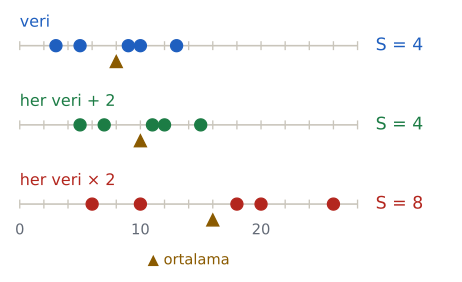

Recreate this plot in Python.
import sys; sys.path.insert(0, "tools")
from cizim import *

# Aynı veri: olduğu gibi, her veriye +2, her veri ×2. Ortalama işaretli.
SATIRLAR = [("veri", [3, 5, 9, 10, 13], MAVI, "S = 4"),
            ("her veri + 2", [5, 7, 11, 12, 15], YESIL, "S = 4"),
            ("her veri × 2", [6, 10, 18, 20, 26], KIRMIZI, "S = 8")]
fig, ax = sekil(6, 3.6)
ax.set_xlim(-1, 36); ax.set_ylim(-0.6, 3.6); ax.axis("off")
for i, (ad, veri, renk, s) in enumerate(SATIRLAR):
    y = 3 - 1.25 * i
    ax.hlines(y, 0, 28, color=CIZGI, lw=1.2)
    for t in range(0, 29, 2):
        ax.plot([t, t], [y - 0.06, y + 0.06], color=CIZGI, lw=1)
    ort = sum(veri) / len(veri)
    ax.plot(veri, [y] * len(veri), "o", color=renk, markersize=9, zorder=4)
    ax.plot(ort, y - 0.25, "^", color=SARI, markersize=9, zorder=4)
    ax.text(0, y + 0.3, ad, fontsize=12, color=renk)
    ax.text(29.5, y, s, fontsize=13, color=renk, va="center")
for t in (0, 10, 20):
    ax.text(t, 0.2, str(t), ha="center", va="top", color=SOLUK, fontsize=11)
ax.text(14, -0.45, "▲ ortalama", ha="center", color=SARI, fontsize=11)
kaydet(fig, __file__)
